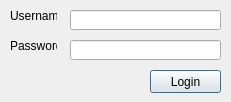
<?xml version="1.0" encoding="UTF-8"?>
<ui version="4.0">
 <class>AuthenticationDialog</class>
 <widget class="QDialog" name="AuthenticationDialog">
  <property name="geometry">
   <rect>
    <x>0</x>
    <y>0</y>
    <width>231</width>
    <height>102</height>
   </rect>
  </property>
  <property name="windowTitle">
   <string>Login</string>
  </property>
  <widget class="QLineEdit" name="loginIn">
   <property name="geometry">
    <rect>
     <x>70</x>
     <y>10</y>
     <width>151</width>
     <height>20</height>
    </rect>
   </property>
  </widget>
  <widget class="QLineEdit" name="passwordIn">
   <property name="geometry">
    <rect>
     <x>70</x>
     <y>40</y>
     <width>151</width>
     <height>20</height>
    </rect>
   </property>
   <property name="echoMode">
    <enum>QLineEdit::Password</enum>
   </property>
  </widget>
  <widget class="QPushButton" name="loginBtn">
   <property name="geometry">
    <rect>
     <x>150</x>
     <y>70</y>
     <width>71</width>
     <height>23</height>
    </rect>
   </property>
   <property name="text">
    <string>Login</string>
   </property>
  </widget>
  <widget class="QLabel" name="usernameLbl">
   <property name="geometry">
    <rect>
     <x>10</x>
     <y>10</y>
     <width>47</width>
     <height>13</height>
    </rect>
   </property>
   <property name="text">
    <string>Username</string>
   </property>
   <property name="alignment">
    <set>Qt::AlignBottom|Qt::AlignLeading|Qt::AlignLeft</set>
   </property>
  </widget>
  <widget class="QLabel" name="passwordLbl">
   <property name="geometry">
    <rect>
     <x>10</x>
     <y>40</y>
     <width>47</width>
     <height>13</height>
    </rect>
   </property>
   <property name="text">
    <string>Password</string>
   </property>
   <property name="alignment">
    <set>Qt::AlignBottom|Qt::AlignLeading|Qt::AlignLeft</set>
   </property>
  </widget>
 </widget>
 <layoutdefault spacing="6" margin="11"/>
 <resources/>
 <connections/>
</ui>
